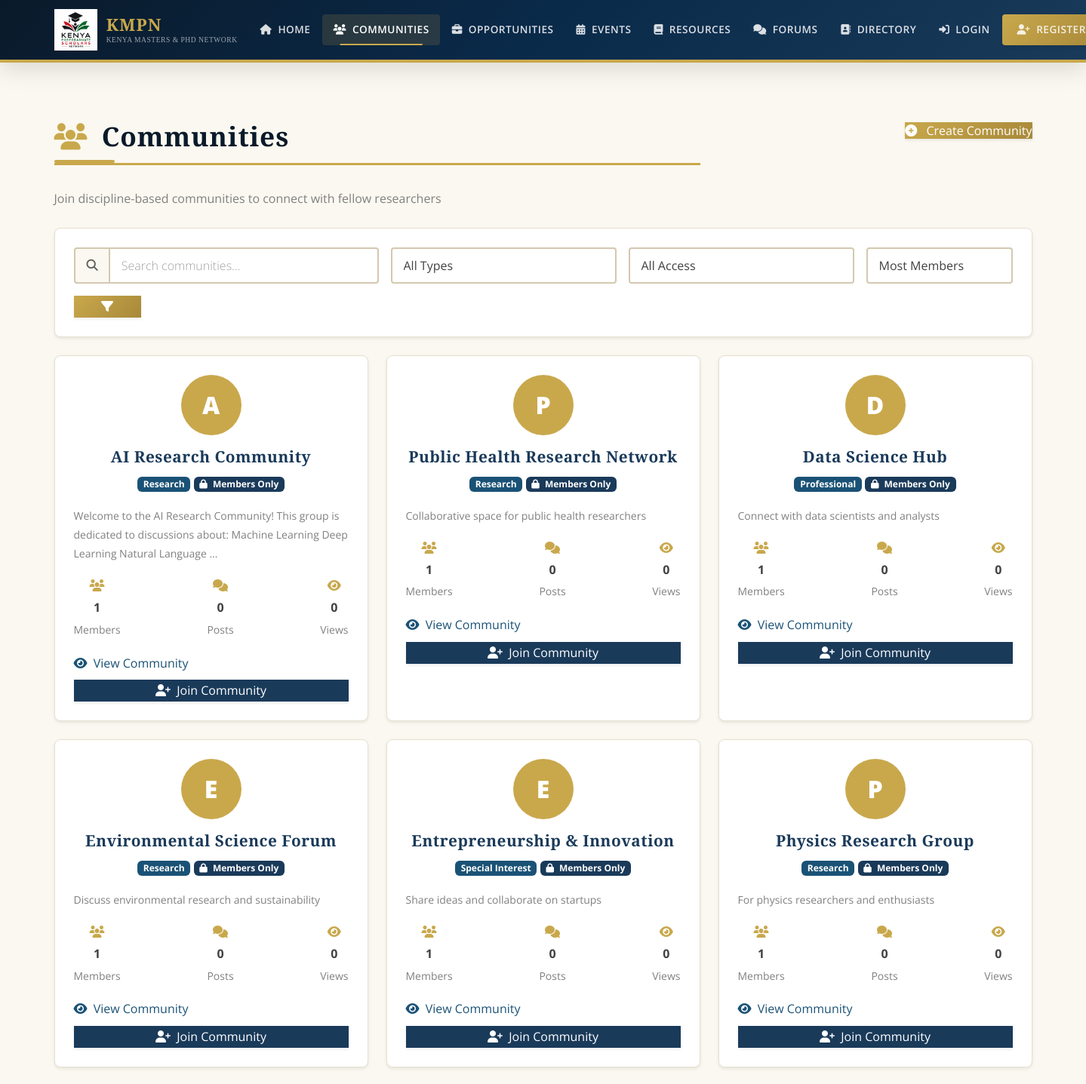
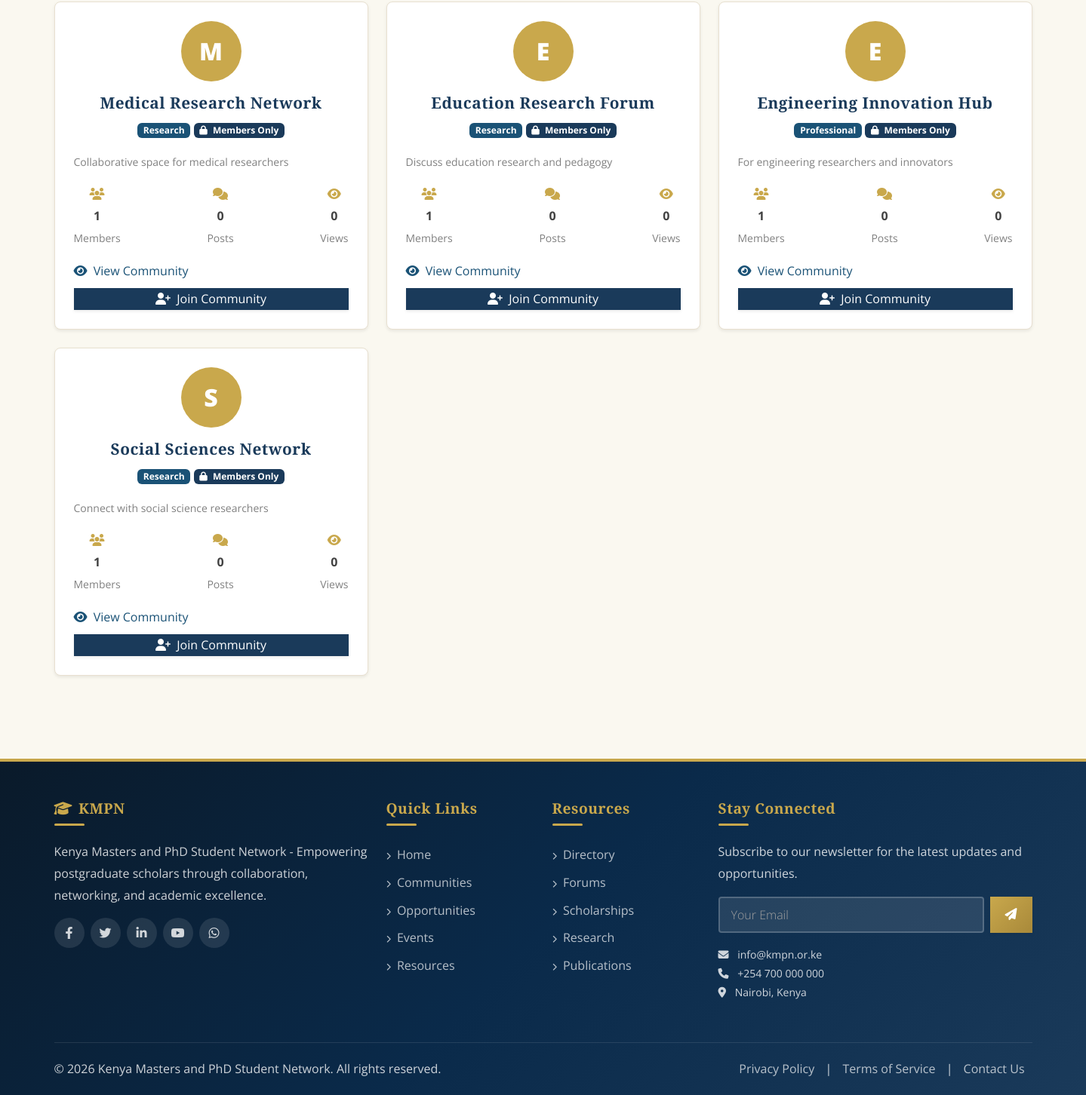
The page /communities/ on the database its author committed (2 pictures, top to bottom).
### communities/models.py (models this page shows, shortened)
class Community(models.Model):
    COMMUNITY_TYPES = (
        ('academic', 'Academic'),
        ('professional', 'Professional'),
        ('research', 'Research'),
        ('special_interest', 'Special Interest'),
        ('regional', 'Regional'),
    )
    ACCESS_TYPES = (
        ('public', 'Public'),
        ('members_only', 'Members Only'),
        ('private', 'Private'),
        ('invite_only', 'Invite Only'),
    )
    name = models.CharField(max_length=255, unique=True)
    slug = models.SlugField(max_length=255, unique=True)
    description = CKEditor5Field()
    community_type = models.CharField(max_length=20, choices=COMMUNITY_TYPES)
    access_type = models.CharField(max_length=20, choices=ACCESS_TYPES, default='members_only')
    created_by = models.ForeignKey(
        settings.AUTH_USER_MODEL,
        on_delete=models.CASCADE,
        related_name='created_communities'
    )
    moderators = models.ManyToManyField(
        settings.AUTH_USER_MODEL,
        related_name='moderated_communities',
        blank=True
    )
    member_count = models.IntegerField(default=0)
    post_count = models.IntegerField(default=0)
    view_count = models.IntegerField(default=0)
    allow_member_posts = models.BooleanField(default=True)
    require_moderation = models.BooleanField(default=False)
    allow_attachments = models.BooleanField(default=True)
    allow_discussions = models.BooleanField(default=True)
    logo = models.ImageField(upload_to='communities/logos/%Y/%m/%d/', blank=True, null=True)
    banner = models.ImageField(upload_to='communities/banners/%Y/%m/%d/', blank=True, null=True)
    tags = models.JSONField(default=list, blank=True)
    categories = models.JSONField(default=list, blank=True)
    created_at = models.DateTimeField(auto_now_add=True)
    updated_at = models.DateTimeField(auto_now=True)
    is_active = models.BooleanField(default=True)
    class Meta:
        db_table = 'communities'
        verbose_name = 'Community'
        verbose_name_plural = 'Communities'
        indexes = [
            models.Index(fields=['slug']),
            models.Index(fields=['community_type']),
            models.Index(fields=['access_type']),
            models.Index(fields=['created_at']),
        ]
        ordering = ['-member_count', '-created_at']

### communities/views.py (the view)
# urls.py: path('', views.community_list, name='list'),
def community_list(request):
    communities = Community.objects.filter(is_active=True)
    search_query = request.GET.get('search', '')
    if search_query:
        communities = communities.filter(
            Q(name__icontains=search_query) |
            Q(description__icontains=search_query) |
            Q(tags__icontains=search_query)
        )
    community_type = request.GET.get('type', '')
    if community_type:
        communities = communities.filter(community_type=community_type)
    access_type = request.GET.get('access', '')
    if access_type:
        communities = communities.filter(access_type=access_type)
    sort_by = request.GET.get('sort', '-member_count')
    communities = communities.order_by(sort_by)
    paginator = Paginator(communities, 12)
    page = request.GET.get('page', 1)
    try:
        communities = paginator.page(page)
    except PageNotAnInteger:
        communities = paginator.page(1)
    except EmptyPage:
        communities = paginator.page(paginator.num_pages)
    user_communities = []
    if request.user.is_authenticated:
        user_communities = CommunityMember.objects.filter(
            user=request.user
        ).values_list('community_id', flat=True)
    context = {
        'communities': communities,
        'user_communities': user_communities,
        'search_query': search_query,
        'community_types': Community.COMMUNITY_TYPES,
        'access_types': Community.ACCESS_TYPES,
        'current_type': community_type,
        'current_access': access_type,
        'current_sort': sort_by,
        'page_title': 'Communities - KMPN',
    }
    return render(request, 'communities/list.html', context)

### templates/communities/list.html (shortened to what this page needs)
{% extends 'base.html' %}
{% load crispy_forms_tags %}
{% block content %}
<section class="section-padding">
    <div class="container">
        <div class="row mb-4">
            <div class="col-md-8">
                <h1 class="section-title">
                    <i class="fas fa-users text-gold me-2"></i> Communities
                </h1>
                <p class="text-muted">Join discipline-based communities to connect with fellow researchers</p>
            </div>
            <div class="col-md-4 text-md-end">
                <a href="{% url 'communities:create' %}" class="btn-gold">
                    <i class="fas fa-plus-circle me-2"></i> Create Community
                </a>
            </div>
        </div>
        <div class="row mb-4">
            <div class="col-12">
                <div class="card-government">
                    <div class="card-body">
                        <form method="get" class="row g-3">
                            <div class="col-md-4">
                                <div class="input-group">
                                    <span class="input-group-text" style="background: var(--cream-color);">
                                        <i class="fas fa-search"></i>
                                    </span>
                                    <input type="text" name="search" class="form-control"
                                           placeholder="Search communities..." value="{{ search_query }}">
                                </div>
                            </div>
                            <div class="col-md-3">
                                <select name="type" class="form-control">
                                    <option value="">All Types</option>
                                </select>
                            </div>
                            <div class="col-md-3">
                                <select name="access" class="form-control">
                                    <option value="">All Access</option>
                                </select>
                            </div>
                            <div class="col-md-2">
                                <select name="sort" class="form-control">
                                    <option value="-member_count" {% if current_sort == '-member_count' %}selected{% endif %}>Most Members</option>
                                </select>
                            </div>
                            <div class="col-md-1">
                                <button type="submit" class="btn-gold w-100">
                                    <i class="fas fa-filter"></i>
                                </button>
                            </div>
                        </form>
                    </div>
                </div>
            </div>
        </div>
        <div class="row g-4">
            {% if communities %}
                {% for community in communities %}
                <div class="col-lg-4 col-md-6">
                    <div class="card-government h-100">
                        <div class="card-body">
                            <div class="text-center mb-3">
                                {% if community.logo %}
                                    <img src="{{ community.logo.url }}" alt="{{ community.name }}"
                                         style="width: 80px; height: 80px; border-radius: 50%; object-fit: cover; border: 3px solid var(--gold-color);">
                                {% else %}
                                    <div style="width: 80px; height: 80px; border-radius: 50%; background: var(--gold-color); color: white; display: flex; align-items: center; justify-content: center; margin: 0 auto; font-size: 2rem; font-weight: 900;">
                                        {{ community.name|slice:":1"|upper }}
                                    </div>
                                {% endif %}
                            </div>
                            <h4 class="text-center mb-2">{{ community.name }}</h4>
                            <div class="text-center mb-3">
                                <span class="badge" style="background: var(--secondary-color); color: white;">
                                    {{ community.get_community_type_display }}
                                </span>
                                <span class="badge" style="background: var(--navy-blue); color: white;">
                                    <i class="fas fa-{% if community.access_type == 'public' %}globe{% elif community.access_type == 'members_only' %}lock{% elif community.access_type == 'private' %}user-lock{% else %}user-plus{% endif %} me-1"></i>
                                    {{ community.get_access_type_display }}
                                </span>
                            </div>
                            <p class="small text-muted">{{ community.description|truncatewords:20|striptags }}</p>
                            <div class="d-flex justify-content-between text-center mb-3">
                                <div>
                                    <i class="fas fa-users text-gold"></i>
                                    <div class="fw-bold">{{ community.member_count }}</div>
                                    <small class="text-muted">Members</small>
                                </div>
                                <div>
                                    <i class="fas fa-comments text-gold"></i>
                                    <div class="fw-bold">{{ community.post_count }}</div>
                                    <small class="text-muted">Posts</small>
                                </div>
                                <div>
                                    <i class="fas fa-eye text-gold"></i>
                                    <div class="fw-bold">{{ community.view_count }}</div>
                                    <small class="text-muted">Views</small>
                                </div>
                            </div>
                            <div class="d-grid gap-2">
                                <a href="{% url 'communities:detail' slug=community.slug %}" class="btn-outline-gold">
                                    <i class="fas fa-eye me-1"></i> View Community
                                </a>
                                {% if community.id in user_communities %}
                                    <form action="{% url 'communities:leave' slug=community.slug %}" method="post" class="d-inline">
                                        {% csrf_token %}
                                        <button type="submit" class="btn btn-outline-danger w-100">
                                            <i class="fas fa-sign-out-alt me-1"></i> Leave
                                        </button>
                                    </form>
                                {% else %}
                                    <form action="{% url 'communities:join' slug=community.slug %}" method="post" class="d-inline">
                                        <button type="submit" class="btn-navy w-100">
                                            <i class="fas fa-user-plus me-1"></i> Join Community
                                        </button>
                                    </form>
                                {% endif %}
                            </div>
                        </div>
                    </div>
                </div>
                {% endfor %}
            {% endif %}
        </div>
    </div>
</section>
{% endblock %}

### rows shown on the page
Community: name "A", name "AI Research Community", community_type "Research", access_type "Members Only", description "Welcome to the AI Research Community! This group is dedicated to discussions about: Machine Learning Deep Learning Natural Language …", member_count "1", post_count "0", view_count "0", shows "Join Community"
Community: name "P", name "Public Health Research Network", community_type "Research", access_type "Members Only", description "Collaborative space for public health researchers", member_count "1", post_count "0", view_count "0", shows "Join Community"
Community: name "D", name "Data Science Hub", community_type "Professional", access_type "Members Only", description "Connect with data scientists and analysts", member_count "1", post_count "0", view_count "0", shows "Join Community"
Community: name "E", name "Environmental Science Forum", community_type "Research", access_type "Members Only", description "Discuss environmental research and sustainability", member_count "1", post_count "0", view_count "0", shows "Join Community"
Community: name "E", name "Entrepreneurship & Innovation", community_type "Special Interest", access_type "Members Only", description "Share ideas and collaborate on startups", member_count "1", post_count "0", view_count "0", shows "Join Community"
Community: name "P", name "Physics Research Group", community_type "Research", access_type "Members Only", description "For physics researchers and enthusiasts", member_count "1", post_count "0", view_count "0", shows "Join Community"
Community: name "M", name "Medical Research Network", community_type "Research", access_type "Members Only", description "Collaborative space for medical researchers", member_count "1", post_count "0", view_count "0", shows "Join Community"
Community: name "E", name "Education Research Forum", community_type "Research", access_type "Members Only", description "Discuss education research and pedagogy", member_count "1", post_count "0", view_count "0", shows "Join Community"
Community: name "E", name "Engineering Innovation Hub", community_type "Professional", access_type "Members Only", description "For engineering researchers and innovators", member_count "1", post_count "0", view_count "0", shows "Join Community"
Community: name "S", name "Social Sciences Network", community_type "Research", access_type "Members Only", description "Connect with social science researchers", member_count "1", post_count "0", view_count "0", shows "Join Community"
